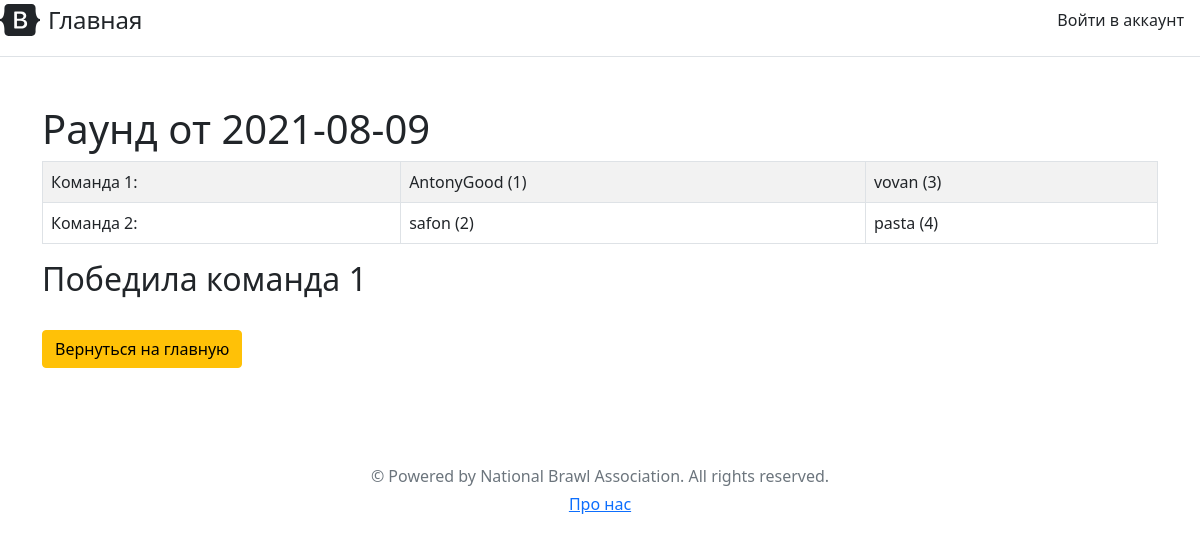
The app's page /rounds/1, older data.
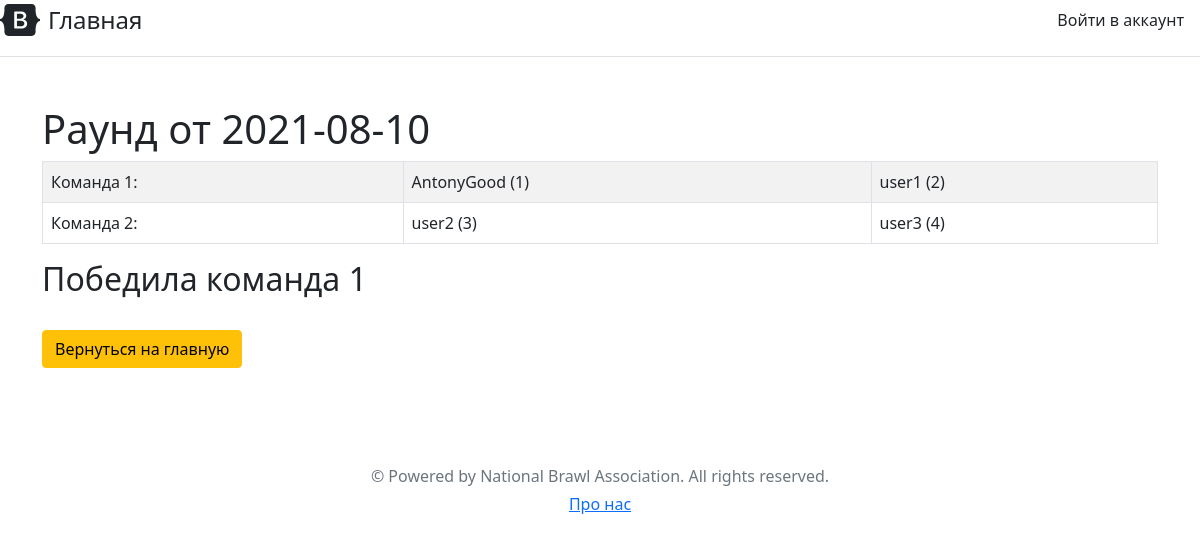
The same page, newer data.
### website/models.py (models this page shows, shortened)
class Round(db.Model):
    id = db.Column(db.Integer, primary_key=True)
    p11 = db.Column(db.Integer)
    p12 = db.Column(db.Integer)
    p21 = db.Column(db.Integer)
    p22 = db.Column(db.Integer)
    win = db.Column(db.Integer, default=0)
    date = db.Column(db.DateTime(timezone=True), default=datetime.datetime.utcnow)

class User(db.Model, UserMixin):
    id = db.Column(db.Integer, primary_key=True)
    name = db.Column(db.String(20), nullable=False)
    password = db.Column(db.String, nullable=False)
    date = db.Column(db.DateTime(timezone=True), default=datetime.datetime.utcnow)
    rating = db.Column(db.Float, default=1400.0)
    rating_history = db.relationship('Rating_history')
    posts = db.relationship('Post')
    mode = db.Column(db.Integer, default=3)
    k = db.Column(db.Float, default=40.0)
    numrounds = db.Column(db.Integer, default=0)

### website/roundmanager.py (the view)
@roundmanager.route('rounds/<int:id>')
def round_detail(id):
    return render_template('round_detail.html', user=current_user, round=Round.query.get(id), User=User)

### website/templates/round_detail.html (shortened to what this page needs)
{% extends 'base.html' %}
{% block body %}
<div class="container mt-5">
    <h1>Раунд от {{round.date.date()}}</h1>
        <table class="table table-striped table-bordered">
        <tbody>
        <tr>
        <td class="dark">
                Команда 1:
        </td>
            <td class="dark">
                {{User.query.get(round.p11).name}} ({{round.p11}})
            </td>
            <td class="dark">
                {{User.query.get(round.p12).name}} ({{round.p12}})
            </td>
        </tr>
        <td class="dark">
                Команда 2:
        </td>
            <td class="dark">
                {{User.query.get(round.p21).name}} ({{round.p21}})
            </td>
            <td class="dark">
                {{User.query.get(round.p22).name}} ({{round.p22}})
            </td>
        </tbody>
        </table>
        <h2>Победила команда {{2 - round.win}}</h2>
        <br>
        <a href="/" class="btn btn-warning">Вернуться на главную</a><br>
</div>
{% endblock %}

### website/templates/base.html (shortened to what this page needs)
<!doctype html>
<html lang="en">
<head>
    <link rel="stylesheet" href="https://cdn.jsdelivr.net/npm/bootstrap@5.0.2/dist/css/bootstrap.min.css">
</head>
<body>
    <div class="d-flex flex-column flex-md-row align-items-center pb-3 mb-4 border-bottom">
        <a href="/" class="d-flex align-items-center text-dark text-decoration-none">
            <span class="fs-4">Главная</span>
        </a>
        <nav class="d-inline-flex mt-2 mt-md-0 ms-md-auto">
            {% if user.is_authenticated %}
            <a class="me-3 py-2 text-dark text-decoration-none" href="/users">Рейтинг</a>
            {% if user.mode <= 1 %}
                <a class="me-3 py-2 text-dark text-decoration-none" href="/commit_round">Добавить каточку</a>
            {% endif %}
            {% if user.mode <= 2 %}
                <a class="me-3 py-2 text-dark text-decoration-none" href="/create_post">Нассать в блог</a>
            {% endif %}
            <a class="me-3 py-2 text-dark text-decoration-none" href="/posts">Вся ссань</a>
            <a class="me-3 py-2 text-dark text-decoration-none" href="/user/{{user.id}}/profile"> Профиль</a>
            <a class="me-3 py-2 text-dark text-decoration-none "href="/logout">Выйти нахуй!</a>
            {% else %}
            <a class="me-3 py-2 text-dark text-decoration-none" href="/login">Войти в аккаунт</a>
            {% endif %}
      </nav>
    </div>
    {% block body %}{% endblock %}
    <footer class="my-5 pt-5 text-muted text-center text-small">
    <p class="mb-1">© Powered by National Brawl Association. All rights reserved.</p>
    <ul class="list-inline">
      <li class="list-inline-item"><a href="/about">Про нас</a></li>
    </ul>
  </footer>
</body>
</html>

Row changes from the older to the newer data that the page shows:
changed Round "AntonyGood": date "2021-08-09" → "2021-08-10"; query.get "vovan" → "user1"; p12 "3" → "2"; query.get "safon" → "user2"; p21 "2" → "3"; query.get "pasta" → "user3"
